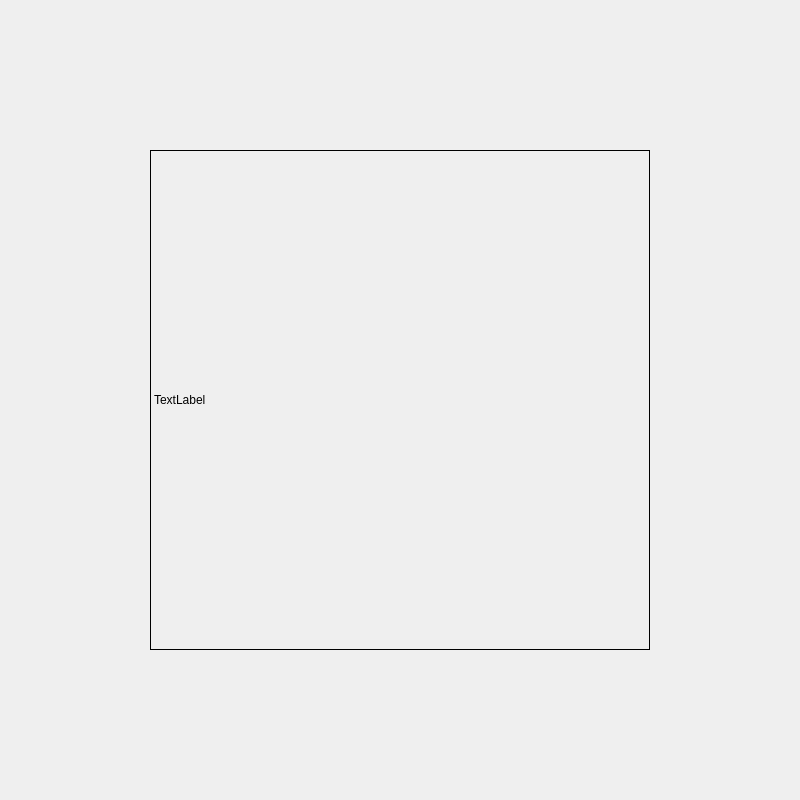
<?xml version="1.0" encoding="UTF-8"?>
<ui version="4.0">
 <class>Widget</class>
 <widget class="QWidget" name="Widget">
  <property name="geometry">
   <rect>
    <x>0</x>
    <y>0</y>
    <width>800</width>
    <height>800</height>
   </rect>
  </property>
  <property name="minimumSize">
   <size>
    <width>800</width>
    <height>800</height>
   </size>
  </property>
  <property name="maximumSize">
   <size>
    <width>800</width>
    <height>800</height>
   </size>
  </property>
  <property name="windowTitle">
   <string>Widget</string>
  </property>
  <layout class="QGridLayout" name="gridLayout">
   <item row="0" column="0">
    <widget class="MyLabel" name="label">
     <property name="minimumSize">
      <size>
       <width>500</width>
       <height>500</height>
      </size>
     </property>
     <property name="maximumSize">
      <size>
       <width>500</width>
       <height>500</height>
      </size>
     </property>
     <property name="frameShape">
      <enum>QFrame::Panel</enum>
     </property>
     <property name="text">
      <string>TextLabel</string>
     </property>
    </widget>
   </item>
  </layout>
 </widget>
 <layoutdefault spacing="6" margin="11"/>
 <customwidgets>
  <customwidget>
   <class>MyLabel</class>
   <extends>QLabel</extends>
   <header location="global">mylabel.h</header>
  </customwidget>
 </customwidgets>
 <resources/>
 <connections/>
</ui>
